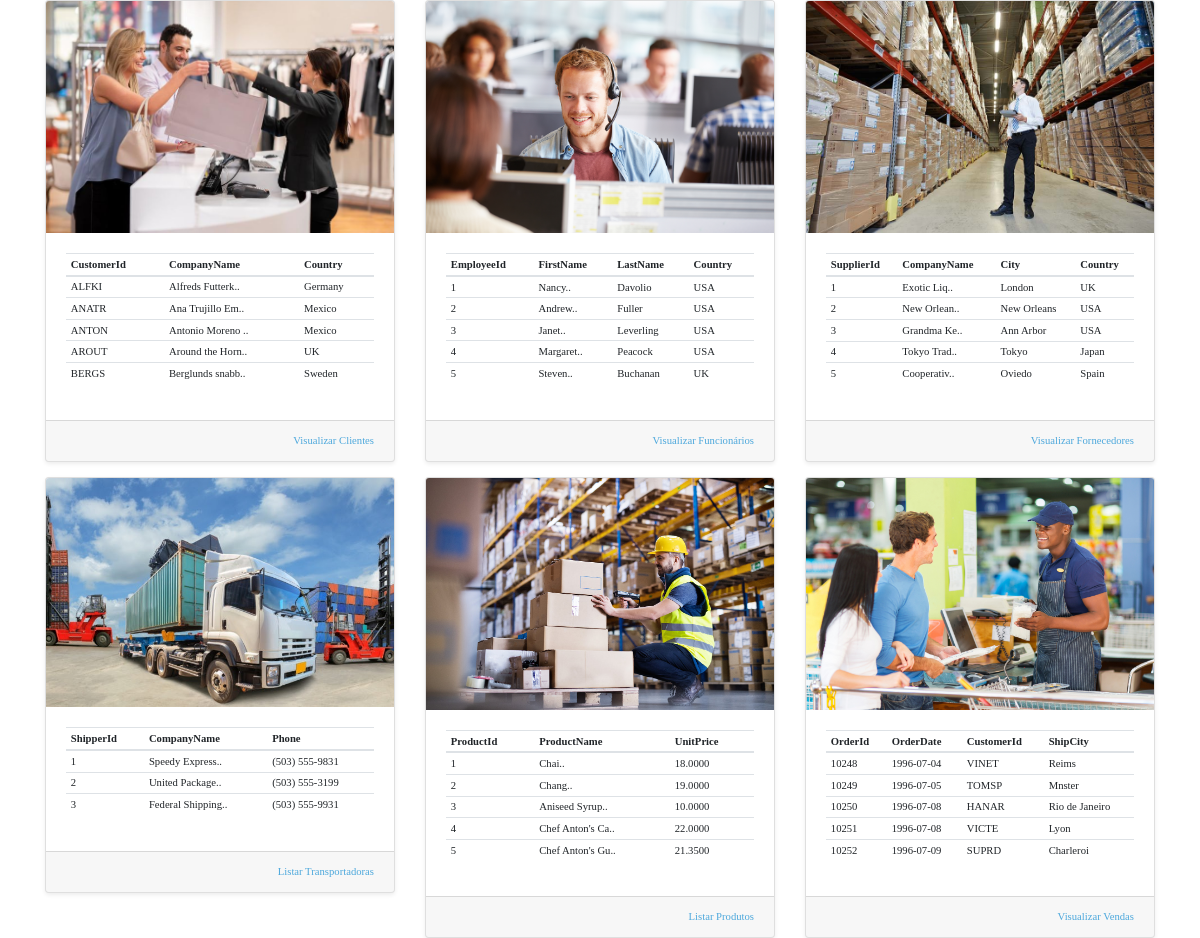
The app's page /Painel.php with its own data.
### tables this page shows
CREATE TABLE IF NOT EXISTS `customers` (
  `CustomerID` varchar(5) NOT NULL,
  `CompanyName` varchar(40) NOT NULL,
  `ContactName` varchar(30) DEFAULT NULL,
  `ContactTitle` varchar(30) DEFAULT NULL,
  `Address` varchar(60) DEFAULT NULL,
  `City` varchar(15) DEFAULT NULL,
  `Region` varchar(15) DEFAULT NULL,
  `PostalCode` varchar(10) DEFAULT NULL,
  `Country` varchar(15) DEFAULT NULL,
  `Phone` varchar(24) DEFAULT NULL,
  `Fax` varchar(24) DEFAULT NULL,
  PRIMARY KEY (`CustomerID`),
  KEY `City` (`City`),
  KEY `CompanyName` (`CompanyName`),
  KEY `PostalCode` (`PostalCode`),
  KEY `Region` (`Region`)
);

CREATE TABLE IF NOT EXISTS `employees` (
  `EmployeeID` int(11) NOT NULL AUTO_INCREMENT,
  `LastName` varchar(20) NOT NULL,
  `FirstName` varchar(10) NOT NULL,
  `Title` varchar(30) DEFAULT NULL,
  `TitleOfCourtesy` varchar(25) DEFAULT NULL,
  `BirthDate` datetime DEFAULT NULL,
  `HireDate` datetime DEFAULT NULL,
  `Address` varchar(60) DEFAULT NULL,
  `City` varchar(15) DEFAULT NULL,
  `Region` varchar(15) DEFAULT NULL,
  `PostalCode` varchar(10) DEFAULT NULL,
  `Country` varchar(15) DEFAULT NULL,
  `HomePhone` varchar(24) DEFAULT NULL,
  `Extension` varchar(4) DEFAULT NULL,
  `Photo` longblob,
  `Notes` mediumtext NOT NULL,
  `ReportsTo` int(11) DEFAULT NULL,
  `PhotoPath` varchar(255) DEFAULT NULL,
  `Salary` float DEFAULT NULL,
  PRIMARY KEY (`EmployeeID`),
  KEY `LastName` (`LastName`),
  KEY `PostalCode` (`PostalCode`),
  KEY `FK_Employees_Employees` (`ReportsTo`)
);

CREATE TABLE IF NOT EXISTS `suppliers` (
  `SupplierID` int(11) NOT NULL AUTO_INCREMENT,
  `CompanyName` varchar(40) NOT NULL,
  `ContactName` varchar(30) DEFAULT NULL,
  `ContactTitle` varchar(30) DEFAULT NULL,
  `Address` varchar(60) DEFAULT NULL,
  `City` varchar(15) DEFAULT NULL,
  `Region` varchar(15) DEFAULT NULL,
  `PostalCode` varchar(10) DEFAULT NULL,
  `Country` varchar(15) DEFAULT NULL,
  `Phone` varchar(24) DEFAULT NULL,
  `Fax` varchar(24) DEFAULT NULL,
  `HomePage` mediumtext,
  PRIMARY KEY (`SupplierID`),
  KEY `CompanyName` (`CompanyName`),
  KEY `PostalCode` (`PostalCode`)
);

CREATE TABLE IF NOT EXISTS `shippers` (
  `ShipperID` int(11) NOT NULL AUTO_INCREMENT,
  `CompanyName` varchar(40) NOT NULL,
  `Phone` varchar(24) DEFAULT NULL,
  PRIMARY KEY (`ShipperID`)
);

CREATE TABLE IF NOT EXISTS `products` (
  `ProductID` int(11) NOT NULL AUTO_INCREMENT,
  `ProductName` varchar(40) NOT NULL,
  `SupplierID` int(11) DEFAULT NULL,
  `CategoryID` int(11) DEFAULT NULL,
  `QuantityPerUnit` varchar(20) DEFAULT NULL,
  `UnitPrice` decimal(10,4) DEFAULT '0.0000',
  `UnitsInStock` smallint(2) DEFAULT '0',
  `UnitsOnOrder` smallint(2) DEFAULT '0',
  `ReorderLevel` smallint(2) DEFAULT '0',
  `Discontinued` bit(1) NOT NULL DEFAULT b'0',
  PRIMARY KEY (`ProductID`),
  KEY `ProductName` (`ProductName`),
  KEY `FK_Products_Categories` (`CategoryID`),
  KEY `FK_Products_Suppliers` (`SupplierID`)
);

CREATE TABLE IF NOT EXISTS `orders` (
  `OrderID` int(11) NOT NULL AUTO_INCREMENT,
  `CustomerID` varchar(5) DEFAULT NULL,
  `EmployeeID` int(11) DEFAULT NULL,
  `OrderDate` datetime DEFAULT NULL,
  `RequiredDate` datetime DEFAULT NULL,
  `ShippedDate` datetime DEFAULT NULL,
  `ShipVia` int(11) DEFAULT NULL,
  `Freight` decimal(10,4) DEFAULT '0.0000',
  `ShipName` varchar(40) DEFAULT NULL,
  `ShipAddress` varchar(60) DEFAULT NULL,
  `ShipCity` varchar(15) DEFAULT NULL,
  `ShipRegion` varchar(15) DEFAULT NULL,
  `ShipPostalCode` varchar(10) DEFAULT NULL,
  `ShipCountry` varchar(15) DEFAULT NULL,
  PRIMARY KEY (`OrderID`),
  KEY `OrderDate` (`OrderDate`),
  KEY `ShippedDate` (`ShippedDate`),
  KEY `ShipPostalCode` (`ShipPostalCode`),
  KEY `FK_Orders_Customers` (`CustomerID`),
  KEY `FK_Orders_Employees` (`EmployeeID`),
  KEY `FK_Orders_Shippers` (`ShipVia`)
);

### Painel.php (the view, shortened to what the rows shown need)
<html>
    <head>
        <link rel="stylesheet" href="https://stackpath.bootstrapcdn.com/bootstrap/4.3.1/css/bootstrap.min.css">
        <link rel="stylesheet" href="https://stackpath.bootstrapcdn.com/font-awesome/4.7.0/css/font-awesome.min.css">
        <link rel="stylesheet" href="css/estilo.css">
    </head>
    <body>
        <div class="container">
            <?php
            include "FuncoesDAO.php";
            if (!isset($_GET['idPg'])) {
                ?>
                <div class="row">
                    <div class="col-lg-4">
                        <div class="card shadow-sm">
                            <div class="card-body">
                                <table class="table table-sm" align="center">
                                    <thead>
                                        <tr>
                                            <th><font class="TextoDados">CustomerId</font></th>
                                            <th><font class="TextoDados">CompanyName</font></th>
                                            <th><font class="TextoDados">Country</font></th>
                                        </tr>
                                    </thead>
                                    <tbody>
                                        <?php
                                        $rsDados = listarDadosHome($vConn, 10);
                                        while ($tblDados = mysqli_fetch_array($rsDados)) {
                                            ?>
                                            <tr>
                                                <td><font class="TextoDados"><?= $tblDados[0]; ?></font></td>
                                                <td><font class="TextoDados"><?= substr($tblDados[1], 0, 15); ?>..</font></td>
                                                <td><font class="TextoDados"><?= $tblDados[2]; ?></font></td>
                                            </tr>
                                            <?php
                                        }
                                        ?>
                                    </tbody>
                                </table>
                            </div>
                        </div>
                    </div>
                    <div class="col-lg-4">
                        <div class="card shadow-sm">
                            <div class="card-body">
                                <table class="table table-sm" align="center">
                                    <thead>
                                        <tr>
                                            <th><font class="TextoDados">EmployeeId</font></th>
                                            <th><font class="TextoDados">FirstName</font></th>
                                            <th><font class="TextoDados">LastName</font></th>
                                            <th><font class="TextoDados">Country</font></th>
                                        </tr>
                                    </thead>
                                    <tbody>
                                        <?php
                                        $rsDados = listarDadosHome($vConn, 20);
                                        while ($tblDados = mysqli_fetch_array($rsDados)) {
                                            ?>
                                            <tr>
                                                <td><font class="TextoDados"><?= $tblDados[0]; ?></font></td>
                                                <td><font class="TextoDados"><?= $tblDados[1]; ?>..</font></td>
                                                <td><font class="TextoDados"><?= $tblDados[2]; ?></font></td>
                                                <td><font class="TextoDados"><?= $tblDados[3]; ?></font></td>
                                            </tr>
                                            <?php
                                        }
                                        ?>
                                    </tbody>
                                </table>
                            </div>
                        </div>
                    </div>
                    <div class="col-lg-4">
                        <div class="card shadow-sm">
                            <div class="card-body">
                                <table class="table table-sm" align="center">
                                    <thead>
                                        <tr>
                                            <th><font class="TextoDados">SupplierId</font></th>
                                            <th><font class="TextoDados">CompanyName</font></th>
                                            <th><font class="TextoDados">City</font></th>
                                            <th><font class="TextoDados">Country</font></th>
                                        </tr>
                                    </thead>
                                    <tbody>
                                        <?php
                                        $rsDados = listarDadosHome($vConn, 30);
                                        while ($tblDados = mysqli_fetch_array($rsDados)) {
                                            ?>
                                            <tr>
                                                <td><font class="TextoDados"><?= $tblDados[0]; ?></font></td>
                                                <td><font class="TextoDados"><?= substr($tblDados[1], 0, 10); ?>..</font></td>
                                                <td><font class="TextoDados"><?= $tblDados[2]; ?></font></td>
                                                <td><font class="TextoDados"><?= $tblDados[3]; ?></font></td>
                                            </tr>
                                            <?php
                                        }
                                        ?>
                                    </tbody>
                                </table>
                            </div>
                        </div>
                    </div>
                </div>
                <div class="row" style="margin-top:15px;">
                    <div class="col-lg-4">
                        <div class="card shadow-sm">
                            <div class="card-body">
                                <table class="table table-sm" align="center">
                                    <thead>
                                        <tr>
                                            <th><font class="TextoDados">ShipperId</font></th>
                                            <th><font class="TextoDados">CompanyName</font></th>
                                            <th><font class="TextoDados">Phone</font></th>
                                        </tr>
                                    </thead>
                                    <tbody>
                                        <?php
                                        $rsDados = listarDadosHome($vConn, 40);
                                        while ($tblDados = mysqli_fetch_array($rsDados)) {
                                            ?>
                                            <tr>
                                                <td><font class="TextoDados"><?= $tblDados[0]; ?></font></td>
                                                <td><font class="TextoDados"><?= $tblDados[1]; ?>..</font></td>
                                                <td><font class="TextoDados"><?= $tblDados[2]; ?></font></td>
                                            </tr>
                                            <?php
                                        }
                                        ?>
                                    </tbody>
                                </table>
                            </div>
                        </div>
                    </div>
                    <div class="col-lg-4">
                        <div class="card shadow-sm">
                            <div class="card-body">
                                <table class="table table-sm" align="center">
                                    <thead>
                                        <tr>
                                            <th><font class="TextoDados">ProductId</font></th>
                                            <th><font class="TextoDados">ProductName</font></th>
                                            <th><font class="TextoDados">UnitPrice</font></th>
                                        </tr>
                                    </thead>
                                    <tbody>
                                        <?php
                                        $rsDados = listarDadosHome($vConn, 50);
                                        while ($tblDados = mysqli_fetch_array($rsDados)) {
                                            ?>
                                            <tr>
                                                <td><font class="TextoDados"><?= $tblDados[0]; ?></font></td>
                                                <td><font class="TextoDados"><?= substr($tblDados[1], 0, 15); ?>..</font></td>
                                                <td><font class="TextoDados"><?= $tblDados[2]; ?></font></td>
                                            </tr>
                                            <?php
                                        }
                                        ?>
                                    </tbody>
                                </table>
                            </div>
                        </div>
                    </div>
                    <div class="col-lg-4">
                        <div class="card shadow-sm">
                            <div class="card-body">
                                <table class="table table-sm" align="center">
                                    <thead>
                                        <tr>
                                            <th><font class="TextoDados">OrderId</font></th>
                                            <th><font class="TextoDados">OrderDate</font></th>
                                            <th><font class="TextoDados">CustomerId</font></th>
                                            <th><font class="TextoDados">ShipCity</font></th>
                                        </tr>
                                    </thead>
                                    <tbody>
                                        <?php
                                        $rsDados = listarDadosHome($vConn, 60);
                                        while ($tblDados = mysqli_fetch_array($rsDados)) {
                                            ?>
                                            <tr>
                                                <td><font class="TextoDados"><?= $tblDados[0]; ?></font></td>
                                                <td><font class="TextoDados"><?= substr($tblDados[1], 0, 10); ?></font></td>
                                                <td><font class="TextoDados"><?= $tblDados[2]; ?></font></td>
                                                <td><font class="TextoDados"><?= $tblDados[3]; ?></font></td>
                                            </tr>
                                            <?php
                                        }
                                        ?>
                                    </tbody>
                                </table>
                            </div>
                        </div>
                    </div>
                </div>
                <?php
            }
            ?>
        </div>
    </body>
</html>

### records on screen
customers: CustomerID "ALFKI", CompanyName "Alfreds Futterk", Country "Germany"
customers: CustomerID "ANATR", CompanyName "Ana Trujillo Em", Country "Mexico"
customers: CustomerID "ANTON", CompanyName "Antonio Moreno", Country "Mexico"
customers: CustomerID "AROUT", CompanyName "Around the Horn", Country "UK"
customers: CustomerID "BERGS", CompanyName "Berglunds snabb", Country "Sweden"
employees: EmployeeID "1", FirstName "Nancy", LastName "Davolio", Country "USA"
employees: EmployeeID "2", FirstName "Andrew", LastName "Fuller", Country "USA"
employees: EmployeeID "3", FirstName "Janet", LastName "Leverling", Country "USA"
employees: EmployeeID "4", FirstName "Margaret", LastName "Peacock", Country "USA"
employees: EmployeeID "5", FirstName "Steven", LastName "Buchanan", Country "UK"
suppliers: SupplierID "1", CompanyName "Exotic Liq", City "London", Country "UK"
suppliers: SupplierID "2", CompanyName "New Orlean", City "New Orleans", Country "USA"
suppliers: SupplierID "3", CompanyName "Grandma Ke", City "Ann Arbor", Country "USA"
suppliers: SupplierID "4", CompanyName "Tokyo Trad", City "Tokyo", Country "Japan"
suppliers: SupplierID "5", CompanyName "Cooperativ", City "Oviedo", Country "Spain"
shippers: ShipperID "1", CompanyName "Speedy Express", Phone "(503) 555-9831"
shippers: ShipperID "2", CompanyName "United Package", Phone "(503) 555-3199"
shippers: ShipperID "3", CompanyName "Federal Shipping", Phone "(503) 555-9931"
products: ProductID "1", ProductName "Chai", UnitPrice "18.0000"
products: ProductID "2", ProductName "Chang", UnitPrice "19.0000"
products: ProductID "3", ProductName "Aniseed Syrup", UnitPrice "10.0000"
products: ProductID "4", ProductName "Chef Anton's Ca", UnitPrice "22.0000"
products: ProductID "5", ProductName "Chef Anton's Gu", UnitPrice "21.3500"
orders: OrderID "10248", OrderDate "1996-07-04", CustomerID "VINET", ShipCity "Reims"
orders: OrderID "10249", OrderDate "1996-07-05", CustomerID "TOMSP", ShipCity "Mnster"
orders: OrderID "10250", OrderDate "1996-07-08", CustomerID "HANAR", ShipCity "Rio de Janeiro"
orders: OrderID "10251", OrderDate "1996-07-08", CustomerID "VICTE", ShipCity "Lyon"
orders: OrderID "10252", OrderDate "1996-07-09", CustomerID "SUPRD", ShipCity "Charleroi"
